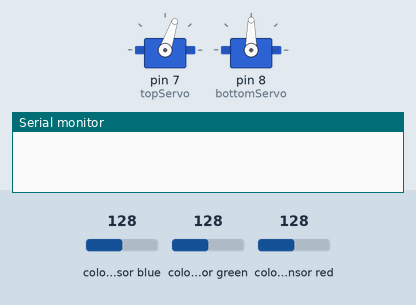
This sketch was run on a simulated Arduino Uno, built with avr-gcc and run on an emulated ATmega328P. Parts: 2 × servo, the last lines printed to the serial monitor. Wiring (inferred from the names in the program): TCS3200 colour sensor: output pin 6; S2 pin 4; S3 pin 5; S0 pin 2; S1 pin 3. The inputs (shaded band) are chosen by the test bench; at power-on: colour sensor blue 128, colour sensor green 128, colour sensor red 128.

Above: at 1.2 s.
1.3 s: colour sensor blue set to 93
At 4.2 s:
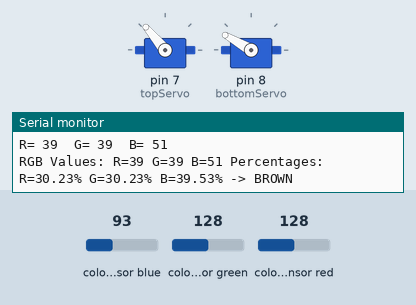
4.3 s: colour sensor blue set to 88
At 5.05 s:
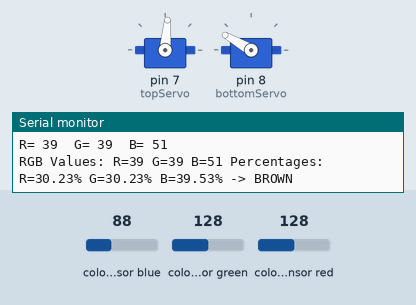
At 6.01 s:
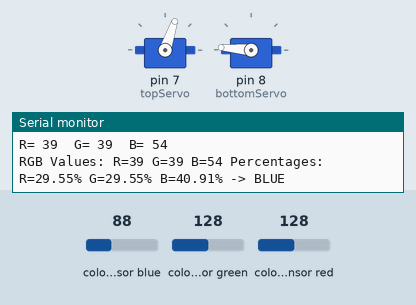
7.3 s: colour sensor green set to 124
10.3 s: colour sensor green set to 118
13.3 s: colour sensor red set to 72
16.3 s: colour sensor red set to 64
At 22.2 s:
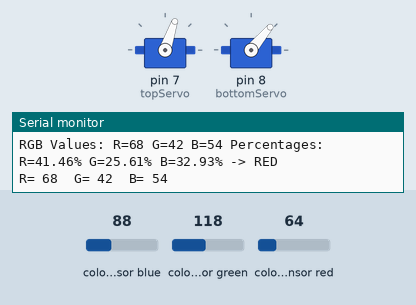
Timing chart, 0 to 22.4 s (numbered marks = the images above; inputs shaded):
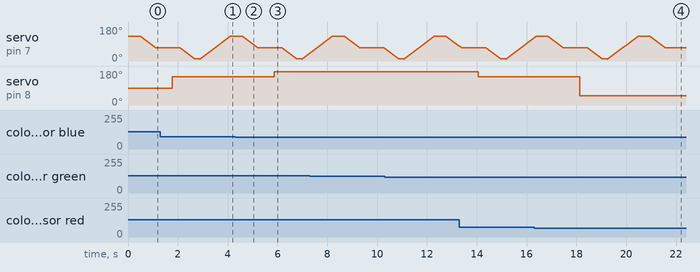

Measured:
- the behaviour switches between 91 and 90 on colour sensor blue (found by bisection; images 1 and 2)
- the behaviour switches between 70 and 69 on colour sensor red (found by bisection; images 3 and 4)
- after the input at 4.3 s, servo on pin 8 (bottomServo): 150° → 175° after 1.6 s
- after the input at 16.3 s, servo on pin 8 (bottomServo): 150° → 50° after 1.8 s

The sketch:

Automated_Colour_Sorter.ino
```cpp
/*     Arduino Project - Color Sorting Machine
 *
 *  by Dejan Nedelkovski, www.HowToMechatronics.com
 *
 */
#include <Servo.h>

#define S0 2
#define S1 3
#define S2 4
#define S3 5
#define sensorOut 6

Servo topServo;
Servo bottomServo;

int frequency = 0;
int color=0;

void setup() {
  pinMode(S0, OUTPUT);
  pinMode(S1, OUTPUT);
  pinMode(S2, OUTPUT);
  pinMode(S3, OUTPUT);
  pinMode(sensorOut, INPUT);

  // Setting frequency-scaling to 20%
  digitalWrite(S0, HIGH);
  digitalWrite(S1, LOW);

  topServo.attach(7);
  bottomServo.attach(8);

  Serial.begin(9600);
}

void loop() {

  topServo.write(130);
  delay(500);

  for(int i = 130; i > 70; i--) {
    topServo.write(i);
    delay(10);
  }
  delay(500);

  color = readColor();
  delay(10);

  switch (color) {
    case 1:
    bottomServo.write(50);
    break;

    case 2:
    bottomServo.write(75);
    break;

    case 3:
    bottomServo.write(100);
    break;

    case 4:
    bottomServo.write(125);
    break;

    case 5:
    bottomServo.write(150);
    break;

    case 6:
    bottomServo.write(175);
    break;

    case 0:
    break;
  }
  delay(300);

  for(int i = 70; i > 10; i--) {
    topServo.write(i);
    delay(10);
  }
  delay(200);

  for(int i = 10; i < 130; i++) {
    topServo.write(i);
    delay(10);
  }
  color=0;
}

// Modified readColor() function to accept wider ranges of RGB values to identify different shades of colours
// Used AI to help make modifications
int readColor() {
  // Test different filter combinations to find the correct one

  // Try RED filter (original was S2=LOW, S3=LOW)
  digitalWrite(S2, LOW);  // Changed from LOW
  digitalWrite(S3, LOW);  // Changed from LOW
  frequency = pulseIn(sensorOut, LOW, 50000);
  int R = frequency;
  Serial.print("R= ");
  Serial.print(frequency);
  Serial.print("  ");
  delay(50);

  // Try GREEN filter (original was S2=HIGH, S3=HIGH)
  digitalWrite(S2, HIGH);   // Changed from HIGH
  digitalWrite(S3, HIGH);   // Changed from HIGH
  frequency = pulseIn(sensorOut, LOW, 50000);
  int G = frequency;
  Serial.print("G= ");
  Serial.print(frequency);
  Serial.print("  ");
  delay(50);

  // Try BLUE filter (original was S2=LOW, S3=HIGH)
  digitalWrite(S2, LOW);  // Changed from LOW
  digitalWrite(S3, HIGH);   // Changed from HIGH
  frequency = pulseIn(sensorOut, LOW, 50000);
  int B = frequency;
  Serial.print("B= ");
  Serial.print(frequency);
  Serial.println("  ");
  delay(50);

  // Rest of your color detection logic stays the same
  Serial.print("RGB Values: R=");
  Serial.print(R);
  Serial.print(" G=");
  Serial.print(G);
  Serial.print(" B=");
  Serial.print(B);

  if(R == 0 && G == 0 && B == 0) {
    Serial.println(" -> No reading!");
    return 0;
  }

  color = 0;

  // Use percentage method for better reliability
  int total = R + G + B;
  if(total == 0) return 0;

  float redPercent = (float)R / total * 100;
  float greenPercent = (float)G / total * 100;
  float bluePercent = (float)B / total * 100;

  Serial.print(" Percentages: R=");
  Serial.print(redPercent);
  Serial.print("% G=");
  Serial.print(greenPercent);
  Serial.print("% B=");
  Serial.print(bluePercent);
  Serial.print("%");

  if(redPercent > 40 && redPercent > greenPercent && redPercent > bluePercent) {
    color = 1; // Red
    Serial.println(" -> RED");
  }
  else if(greenPercent > 40 && greenPercent > redPercent && greenPercent > bluePercent) {
    color = 3; // Green
    Serial.println(" -> GREEN");
  }
  else if(bluePercent > 40 && bluePercent > redPercent && bluePercent > greenPercent) {
    color = 6; // Blue
    Serial.println(" -> BLUE");
  }
  else if(redPercent > 30 && greenPercent > 30 && bluePercent < 20) {
    color = 4; // Yellow
    Serial.println(" -> YELLOW");
  }
  else if(redPercent > greenPercent && greenPercent > bluePercent && redPercent > 25) {
    color = 2; // Orange
    Serial.println(" -> ORANGE");
  }
  else if(redPercent > 25 && greenPercent > 25 && bluePercent > 25) {
    color = 5; // Brown/Dark
    Serial.println(" -> BROWN");
  }
  else {
    color = 0;
    Serial.println(" -> UNKNOWN");
  }

  return color;
}
```
